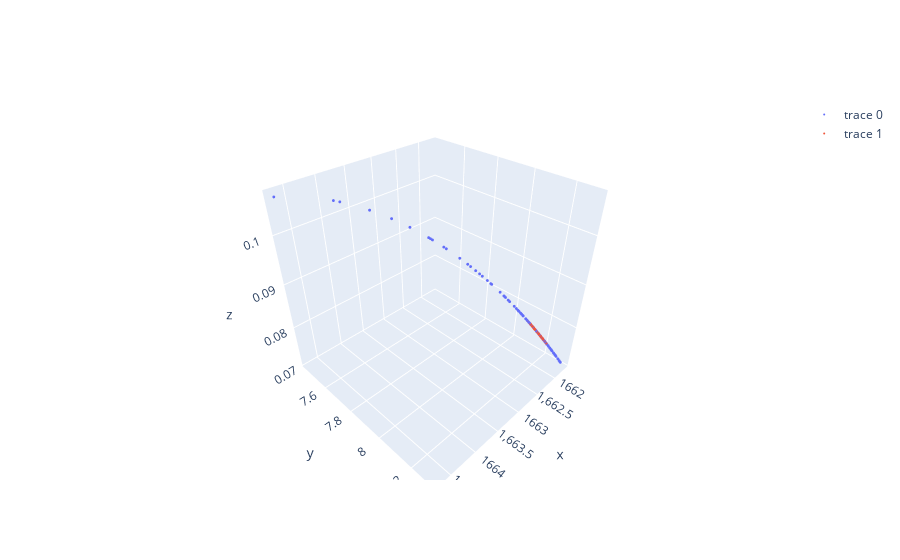

The code cell stored with this chart in its notebook:
### Markdown cell above
Select reference point closer to the front

### Code cell
reference_point = [1661.9,8,1]
pref_int_nums_plus, plot_int_nums_plus = int_nums_plus.requests()
pref_int_nums_plus[2].response = pd.DataFrame([reference_point], columns=pref_int_nums_plus[2].content['dimensions_data'].columns)
pref_int_nums_plus, plot_int_nums_plus  = int_nums_plus.iterate(pref_int_nums_plus[2])
print(int_nums_plus._current_display_solutions)
print(int_nums_plus._reference_point_list)

fig = plot_complete(int_nums_plus.population.objectives,front)
fig
